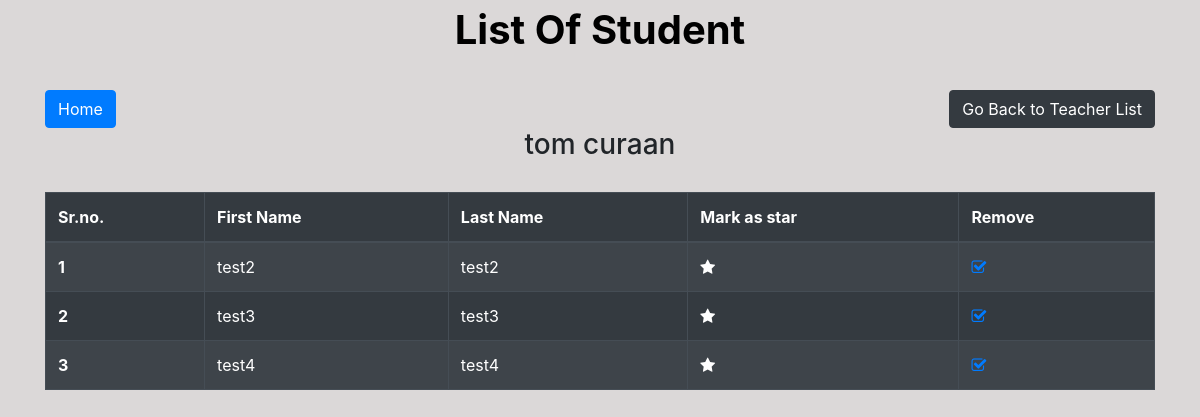
Screenshot of /selected_student/18 with the database file from the repository.
### app/models.py (models this page shows, shortened)
class Teacher(models.Model):
    first_name = models.CharField(max_length=50)
    last_name = models.CharField(max_length=50)
    def __str__(self):
        return self.first_name + " " + self.last_name

class TeacherStudent(models.Model):
    teacher = models.ForeignKey(
        to="teacher", on_delete=models.CASCADE, related_name="teacher"
    )
    student = models.ForeignKey(
        to="student", on_delete=models.CASCADE, related_name="student"
    )
    is_star = models.BooleanField(default=False)

class Student(models.Model):
    first_name = models.CharField(max_length=50)
    last_name = models.CharField(max_length=50)

### app/views.py (the view)
# urls.py: path("selected_student/<int:pk>", views.assigned_students, name="selected_student"),
def assigned_students(request, pk):
    student_obj = TeacherStudent.objects.filter(teacher=pk).select_related(
        "teacher", "student"
    )
    teacher = getattr(student_obj.first(), "teacher", None)
    context = {"teacher": teacher, "student": student_obj}
    return render(request, "app/select_student.html", context)

### app/templates/app/select_student.html (shortened to what this page needs)
{% extends 'app/base.html' %}
{% block content %}
<legend align="center" class="text"><b> List Of Student </b></legend>
<section class='text-left container'>
  <button href="" class="btn btn-primary" type="submit">
    <a href="{% url 'home' %}" style="color:white;" > Home</a>
  </button>
  <button
    class="btn btn-dark"
    style="float:right"
    onclick="location.href='{% url 'teacher_list' %}'"
  >Go Back to Teacher List</button>
</section>
<h3 style='text-align:center'>{{teacher}}</h3>
<div class="container">
  <table class="table table-striped table-bordered table-hover table-dark">
      <thead>
          <tr>
              <th scope="col">Sr.no.</th>
              <th scope="col">First Name</th>
              <th scope="col">Last Name</th>
              <th scope="col">Mark as star</th>
              <th scope="col">Remove</th>
          </tr>
      </thead>
      <tbody>
      {% for s in student %}
          <tr>
              <th scope="row">{{forloop.counter}}</th>
              <td>{{ s.student.first_name}}</td>
              <td>{{ s.student.last_name}}</td>
              <td><a
                  title='{% if s.is_star %} Starred {% else %} Unstarred {% endif %}'
                  style="color: {% if s.is_star %} yellow {% else %} white {% endif %}"
                  href=
                    {% if teacher %} {% url 'mark_as_star' teacher=teacher.id student=s.student.id %}
                    {% else %}#{% endif%}>
                  <i class="fa fa-star"></i>
                </a>
              </td>
              <td>
                <a href=
                  {% if teacher %} {% url 'remove_student' teacher=teacher.id student=s.student.id %}
                  {% else %}#{% endif%}>
                  <i class="fa fa-check-square-o" aria-hidden="true"></i>
              </a>
            </td>
          </tr>
        {% endfor %}
      </tbody>
  </table>
</div>
{% endblock content %}

### app/templates/app/base.html (style rules this page uses)
body { background-color: #dbd8d8; }
.text { color: black; font-size: 30px; }

### app/templates/app/select_student.html (style rules this page uses)
.container { margin-top:30px; }
.text { font-size:40px; }

### rows the page displays
Teacher: first_name+last_name "tom curaan"
TeacherStudent: student.first_name "test2", student.last_name "test2"
TeacherStudent: student.first_name "test3", student.last_name "test3"
TeacherStudent: student.first_name "test4", student.last_name "test4"
